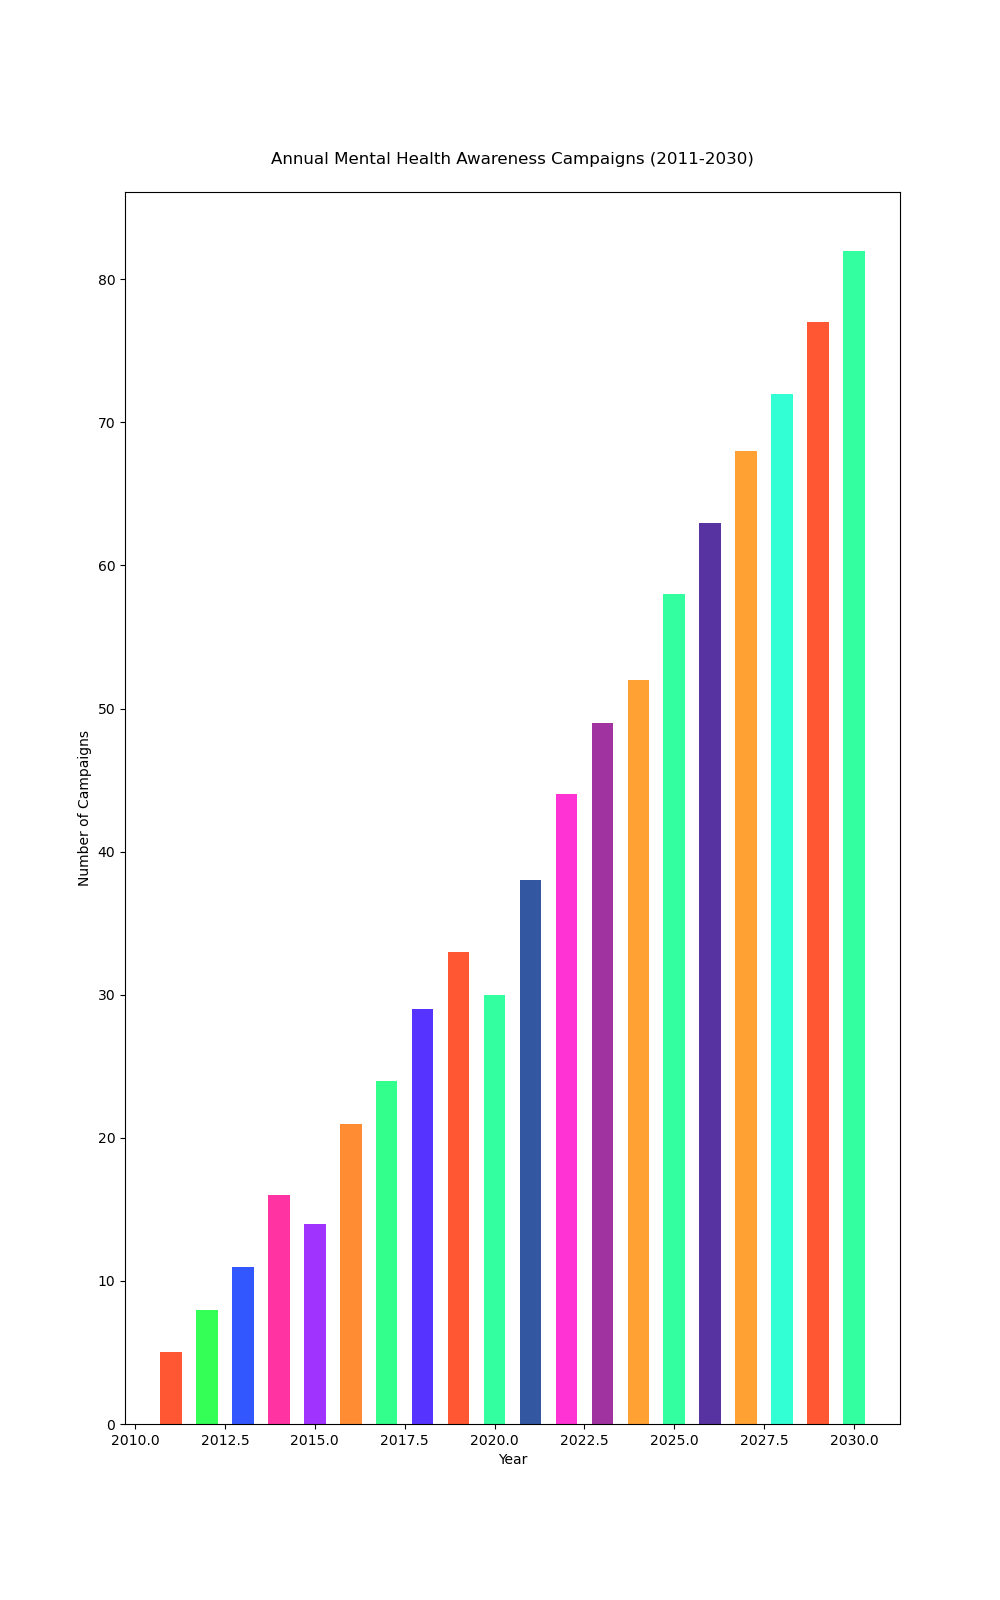

Reproduce this figure in Python.

import matplotlib.pyplot as plt

# Data
years = [
    2011, 2012, 2013, 2014, 2015,
    2016, 2017, 2018, 2019, 2020,
    2021, 2022, 2023, 2024, 2025,
    2026, 2027, 2028, 2029, 2030
]
campaigns = [
    5, 8, 11, 16, 14,
    21, 24, 29, 33, 30,
    38, 44, 49, 52, 58,
    63, 68, 72, 77, 82
]

# Plot configuration
plt.figure(figsize=(10, 16))
bars = plt.bar(years, campaigns, width=0.6, color=[
    '#FF5733', '#33FF57', '#3357FF', '#FF33A1',
    '#A133FF', '#FF8C33', '#33FF8C', '#5733FF',
    '#FF5733', '#33FFA1', '#3357A1', '#FF33D4',
    '#A133A1', '#FFA133', '#33FFA1', '#5733A1',
    '#FFA133', '#33FFD4', '#FF5733', '#33FFA1'
])

# Axes labels and title
plt.ylabel('Number of Campaigns')
plt.xlabel('Year')
plt.title('Annual Mental Health Awareness Campaigns (2011-2030)', pad=20)

# Show the plot
plt.show()
